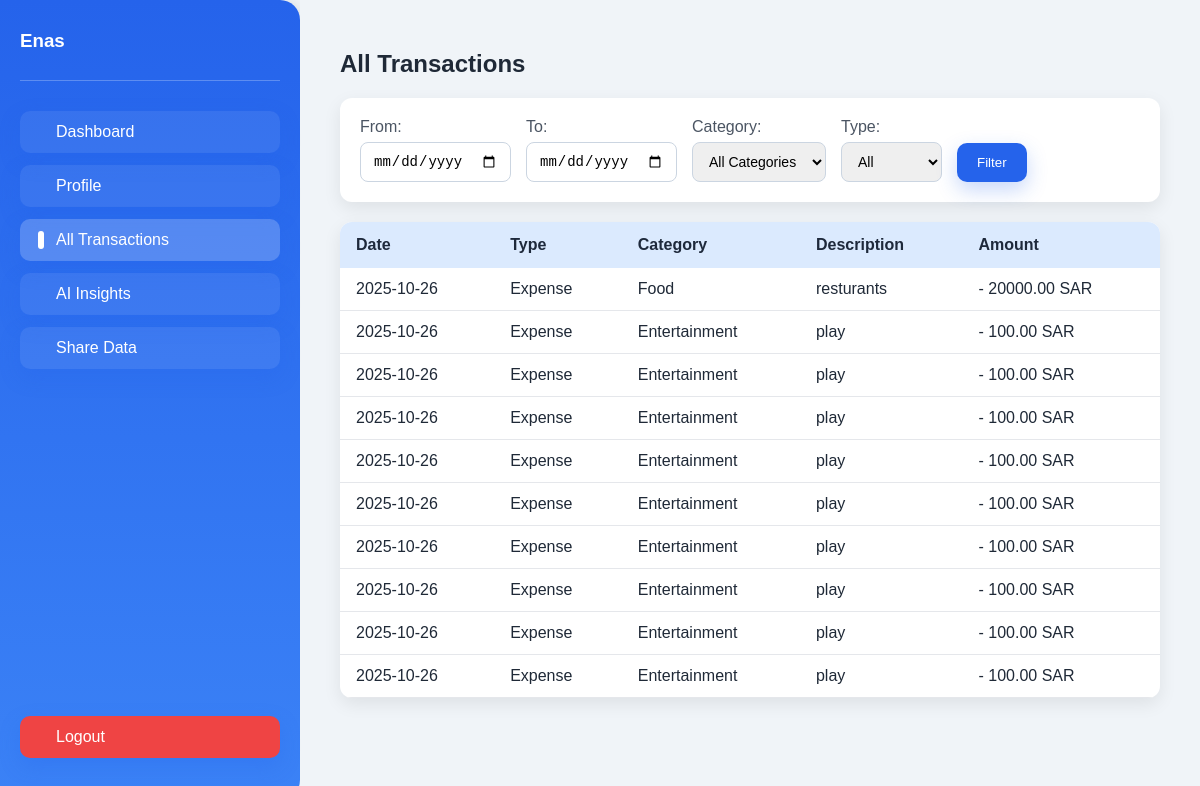
Page /transactions (signed in) on the committed database.
### models.py (models this page shows)
class User(db.Model):
    id = db.Column(db.Integer, primary_key=True)
    name = db.Column(db.String(150), nullable=False)
    email = db.Column(db.String(150), unique=True, nullable=False)
    password_hash = db.Column(db.String(256), nullable=False)
    birthday = db.Column(db.Date, nullable=False)
    income = db.Column(db.Float, nullable=False)
    currency = db.Column(db.String(10), nullable=False, default='SAR')
    budget_style = db.Column(db.String(50), default='Balanced')
    goals = db.Column(db.String(500))
    week_start = db.Column(db.String(20), default='Monday')
    gender = db.Column(db.String(20), nullable=False)
    created_at = db.Column(db.DateTime, default=datetime.utcnow)

class Expense(db.Model):
    id = db.Column(db.Integer, primary_key=True)
    user_id = db.Column(db.Integer, db.ForeignKey('user.id'), nullable=False)
    amount = db.Column(db.Float, nullable=False)
    category = db.Column(db.String(50), nullable=False)
    description = db.Column(db.String(200))
    date = db.Column(db.DateTime, default=datetime.utcnow)
    user = db.relationship('User', backref=db.backref('expenses', lazy=True))

### app.py (the view, shortened to what this page needs)
@app.route('/transactions')
def all_transactions():
    user = get_current_user()
    if user is None:
        return redirect(url_for('login'))
    start = request.args.get('start')
    end = request.args.get('end')
    category = request.args.get('category')
    flow = request.args.get('flow')
    expenses_query = Expense.query.filter_by(user_id=user.id)
    incomes_query = Income.query.filter_by(user_id=user.id)
    if start:
        expenses_query = expenses_query.filter(func.date(Expense.date) >= start)
        incomes_query = incomes_query.filter(func.date(Income.date) >= start)
    if end:
        expenses_query = expenses_query.filter(func.date(Expense.date) <= end)
        incomes_query = incomes_query.filter(func.date(Income.date) <= end)
    if category:
        expenses_query = expenses_query.filter_by(category=category)
        incomes_query = incomes_query.filter_by(category=category)
    expenses = expenses_query.all()
    incomes = incomes_query.all()
    combined = []
    for e in expenses:
        combined.append({
            "date": e.date,
            "flow": "expense",
            "category": e.category,
            "description": e.description,
            "amount": e.amount,
        })
    if flow == "income":
        combined = [c for c in combined if c["flow"] == "income"]
    elif flow == "expense":
        combined = [c for c in combined if c["flow"] == "expense"]
    combined.sort(key=lambda x: x["date"], reverse=True)
    filter_categories = ['Salary'] + CATEGORIES
    return render_template('all_transactions.html', expenses=combined, categories=filter_categories, user=user)

### app.py (called while the page is built)
def get_current_user():
    user_id = session.get('user_id')
    if not user_id:
        return None
    user = User.query.get(user_id)
    if user is None:
        return None
    _ = user.email
    return user

@app.before_request
def _csrf_protect():
    if request.method in ('POST', 'PUT', 'DELETE'):
        sent = request.form.get('_csrf')
        session_token = session.get('csrf_token')
        if not sent or not session_token or sent != session_token:
            abort(400)

### templates/all_transactions.html (shortened to what this page needs)
<!DOCTYPE html>
<html lang="en">
<head>
    <link rel="stylesheet" href="{{ url_for('static', filename='css/dashboard.css') }}">
</head>
<body>
<div class="dashboard-container">
    <div class="sidebar">
        <div class="user-info">
            <h3>{{ user.name }}</h3>
        </div>
        <a href="{{ url_for('dashboard') }}" class="btn">Dashboard</a>
        <a href="{{ url_for('profile') }}" class="btn">Profile</a>
        <a href="{{ url_for('all_transactions') }}" class="btn active">All Transactions</a>
        <a href="{{ url_for('ai_insights_page') }}" class="btn">AI Insights</a>
        <a href="{{ url_for('share') }}" class="btn">Share Data</a>
        <a href="{{ url_for('logout') }}" class="btn logout">Logout</a>
    </div>
    <div class="main-content">
        <h2>All Transactions</h2>
        <form method="GET" class="filter-form">
            <div class="filter-group">
                <label>From:</label>
                <input type="date" name="start" value="{{request.args.get('start','')}}">
            </div>
            <div class="filter-group">
                <label>To:</label>
                <input type="date" name="end" value="{{request.args.get('end','')}}">
            </div>
            <div class="filter-group">
                <label>Category:</label>
                <select name="category">
                    <option value="">All Categories</option>
                </select>
            </div>
            <div class="filter-group">
                <label>Type:</label>
                <select name="flow">
                    <option value="">All</option>
                </select>
            </div>
            <button type="submit" class="btn filter-btn">Filter</button>
        </form>
        <div class="table-container">
            <table>
                <thead>
                    <tr>
                        <th>Date</th>
                        <th>Type</th>
                        <th>Category</th>
                        <th>Description</th>
                        <th>Amount</th>
                    </tr>
                </thead>
                <tbody>
                    {% for e in expenses %}
                    <tr>
                        <td>{{ e.date.strftime('%Y-%m-%d') }}</td>
                        <td>{{ e.flow|capitalize }}</td>
                        <td>{{ e.category }}</td>
                        <td>{{ e.description }}</td>
                        <td>
                            {% if e.flow == 'income' %}+{% else %}-{% endif %}
                            {{ "%.2f"|format(e.amount) }} {{ user.currency }}
                        </td>
                    </tr>
                    {% else %}
                    <tr>
                        <td colspan="5" style="text-align:center;">No transactions found</td>
                    </tr>
                    {% endfor %}
                </tbody>
            </table>
        </div>
    </div>
</div>
</body>
</html>

### static/css/dashboard.css (style rules this page uses)
body { margin: 0; font-family: "Poppins", sans-serif; background-color: #f0f4f8; color: #1f2937; }
.dashboard-container { display: flex; min-height: 100vh; }
.sidebar { width: 260px; background: linear-gradient(180deg, #2563eb, #3b82f6); color: #fff; display: flex; flex-direction: column; padding: 30px 20px; box-shadow: 2px 0 15px rgba(0,0,0,0.1); border-radius: 0 20px 20px 0; }
.sidebar h2, .sidebar h3 { margin: 0 0 8px 0; font-weight: 700; }
.sidebar .user-info { margin-bottom: 30px; border-bottom: 1px solid rgba(255,255,255,0.25); padding-bottom: 20px; }
.sidebar .btn { display: flex; align-items: center; padding: 12px 18px; margin-bottom: 12px; border-radius: 10px; color: #fff; text-decoration: none; font-weight: 500; background: rgba(255,255,255,0.07); transition: all 0.2s ease; position: relative; }
.sidebar .btn:hover, .sidebar .btn.active { background-color: rgba(255,255,255,0.2); }
.sidebar .btn::before { content: ''; width: 6px; height: 100%; background-color: #fff; border-radius: 3px; margin-right: 12px; opacity: 0; transition: opacity 0.2s ease; }
.sidebar .btn.active::before, .sidebar .btn:hover::before { opacity: 1; }
.sidebar .logout { margin-top: auto; background-color: #ef4444; transition: all 0.2s ease; }
.main-content { flex: 1; padding: 30px 40px; background-color: #f0f4f8; overflow-y: auto; max-height: 100vh; }
.btn { border: none; padding: 10px 16px; border-radius: 10px; cursor: pointer; font-weight: 600; text-decoration: none; display: inline-block; background: #2563eb; color: #fff; box-shadow: 0 8px 20px rgba(37,99,235,0.25); transition: all 0.2s ease; }
.table-container { overflow-x: auto; border-radius: 12px; background: #fff; box-shadow: 0 6px 18px rgba(0,0,0,0.08); margin-bottom: 25px; }
table { width: 100%; border-collapse: collapse; min-width: 650px; }
thead { background-color: #dbeafe; }
thead th { padding: 14px 16px; text-align: left; font-weight: 600; color: #1e293b; }
tbody td { padding: 12px 16px; border-bottom: 1px solid #e5e7eb; }
.filter-form { display: flex; gap: 15px; flex-wrap: wrap; margin-bottom: 20px; align-items: flex-end; background: #fff; padding: 20px; border-radius: 12px; box-shadow: 0 6px 18px rgba(0,0,0,0.08); }
.filter-form .filter-group { display: flex; flex-direction: column; }
.filter-form label { font-weight: 500; margin-bottom: 6px; color: #4b5563; }
.filter-form input, .filter-form select { padding: 10px 12px; border-radius: 8px; border: 1px solid #cbd5e1; outline: none; font-size: 14px; }
.filter-btn { background-color: #2563eb; color: #fff; border: none; padding: 12px 20px; border-radius: 10px; cursor: pointer; font-weight: 500; transition: background 0.2s ease; }
.table-container { overflow-x: auto; border-radius: 12px; background: #fff; box-shadow: 0 6px 18px rgba(0,0,0,0.08); }

### rows in the picture
User: name "Enas", currency "SAR"
Expense: date "2025-10-26", flow "Expense", category "Food", description "resturants", amount "20000.00"
Expense: date "2025-10-26", flow "Expense", category "Entertainment", description "play", amount "100.00"
Expense: date "2025-10-26", flow "Expense", category "Entertainment", description "play", amount "100.00"
Expense: date "2025-10-26", flow "Expense", category "Entertainment", description "play", amount "100.00"
Expense: date "2025-10-26", flow "Expense", category "Entertainment", description "play", amount "100.00"
Expense: date "2025-10-26", flow "Expense", category "Entertainment", description "play", amount "100.00"
Expense: date "2025-10-26", flow "Expense", category "Entertainment", description "play", amount "100.00"
Expense: date "2025-10-26", flow "Expense", category "Entertainment", description "play", amount "100.00"
Expense: date "2025-10-26", flow "Expense", category "Entertainment", description "play", amount "100.00"
Expense: date "2025-10-26", flow "Expense", category "Entertainment", description "play", amount "100.00"
